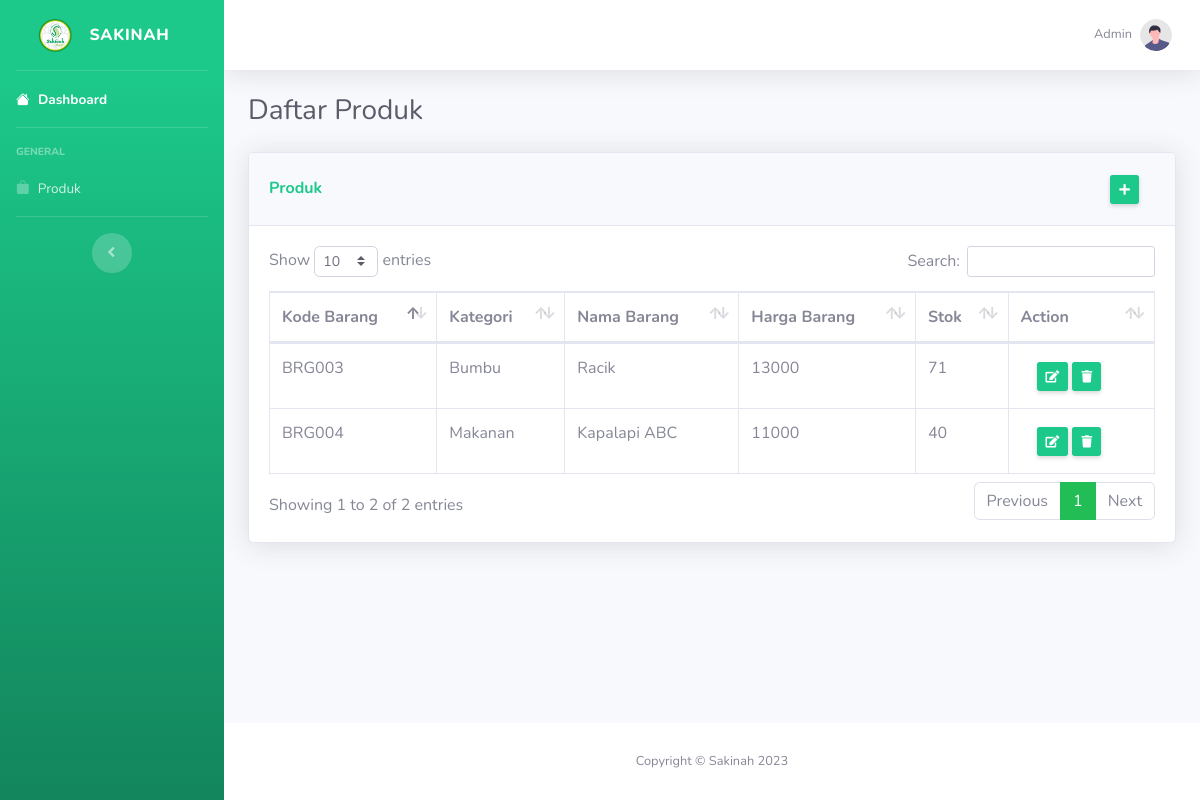
The page /produk.php (signed in) on the database its author committed.
### tables this page shows
CREATE TABLE `barang` (
  `ID_BARANG` varchar(10) NOT NULL,
  `ID_KATEGORI` varchar(10) NOT NULL,
  `NAMA_BARANG` varchar(100) NOT NULL,
  `HARGA` int(11) NOT NULL,
  `STOK` int(11) DEFAULT NULL
);

CREATE TABLE `kategori_barang` (
  `ID_KATEGORI` varchar(10) NOT NULL,
  `NAMA_KATEGORI` varchar(50) NOT NULL
);

### functions.php (called while the page is built, shortened)
<?php
$conn = mysqli_connect("localhost", "root", "", "sakinah");
function query($query)
{
    global $conn;
    $result = mysqli_query($conn, $query);
    $rows = [];
    while ($row = mysqli_fetch_array($result)) {
        $rows[] = $row;
    }
    return $rows;
}

### produk.php (the view, shortened to what this page needs)
<?php
require 'functions.php';
$produk = query("SELECT * FROM barang");
$userRole = $_SESSION['userRole'];
?>
<!DOCTYPE html>
<html lang="en">
<head>
    <link rel="stylesheet" href="https://cdn.jsdelivr.net/npm/bootstrap-icons@1.10.5/font/bootstrap-icons.css">
    <link href="vendor/fontawesome-free/css/all.min.css" rel="stylesheet" type="text/css">
    <link href="css/sb-admin-2.min.css" rel="stylesheet">
    <link href="vendor/datatables/dataTables.bootstrap4.min.css" rel="stylesheet">
</head>
<body id="page-top">
    <div id="wrapper">
        <ul class="navbar-nav bg-gradient-success sidebar sidebar-dark accordion" id="accordionSidebar">
            <a class="sidebar-brand d-flex align-items-center justify-content-center" href="index.php">
                <div class="sidebar-brand-icon">
                    <img id="logoimg" src="./img/sakinahlogo.png" width="35dp" alt="">
                </div>
                <div class="sidebar-brand-text mx-3">Sakinah
                </div>
            </a>
            <hr class="sidebar-divider my-0">
            <li class="nav-item active">
                <a class="nav-link" href="index.php">
                    <i class="bi bi-house-fill"></i>
                    <span>Dashboard</span></a>
            </li>
            <hr class="sidebar-divider">
            <div class="sidebar-heading">
                General
            </div>
            <li class="nav-item">
                <a class="nav-link collapsed" href="produk.php">
                    <i class="bi bi-bag-fill"></i>
                    <span>Produk</span>
                </a>
            </li>
            <hr class="sidebar-divider">
            <div class="text-center d-none d-md-inline">
                <button class="rounded-circle border-0" id="sidebarToggle"></button>
            </div>
        </ul>
        <div id="content-wrapper" class="d-flex flex-column">
            <div id="content">
                <nav class="navbar navbar-expand navbar-light bg-white topbar mb-4 static-top shadow">
                    <ul class="navbar-nav ml-auto">
                        <li class="nav-item dropdown no-arrow">
                            <a class="nav-link dropdown-toggle" href="#" id="userDropdown" role="button"
                                data-toggle="dropdown" aria-haspopup="true" aria-expanded="false">
                                <span class="mr-2 d-none d-lg-inline text-gray-600 small">
                                    <?php echo $userRole; ?>
                                </span>
                                <img class="img-profile rounded-circle" src="img/undraw_profile.svg">
                            </a>
                        </li>
                    </ul>
                </nav>
                <div class="container-fluid">
                    <div class="d-sm-flex align-items-center justify-content-between mb-4">
                        <h1 class="h3 mb-0 text-gray-800">Daftar Produk</h1>
                    </div>
                    <div class="card shadow mb-4">
                        <div class="card-header py-3 d-sm-flex align-items-center justify-content-between">
                            <h6 class="m-0 font-weight-bold text-success">Produk</h6>
                            <li id="linkTambahProduk" class="nav-link">
                                <a onclick="return cekAkses();" href="tambahproduk.php"
                                    class="d-none d-sm-inline btn btn-sm btn-success shadow-sm"><i
                                        class="fas fa-plus fa-sm text-white-100"></i></a>
                            </li>
                        </div>
                        <div class="card-body">
                            <div class="table-responsive">
                                <table class="table table-bordered" id="dataTable" width="100%" cellspacing="0">
                                    <thead>
                                        <tr>
                                            <th>Kode Barang</th>
                                            <th>Kategori</th>
                                            <th>Nama Barang</th>
                                            <th>Harga Barang</th>
                                            <th>Stok</th>
                                            <th>Action</th>
                                        </tr>
                                    </thead>
                                    <tbody>
                                        <?php foreach ($produk as $row): ?>
                                            <tr>
                                                <td>
                                                    <?= $row["ID_BARANG"]; ?>
                                                </td>
                                                <td>
                                                    <?php
                                                    $idKategori = $row["ID_KATEGORI"];
                                                    $queryKategori = "SELECT NAMA_KATEGORI FROM KATEGORI_BARANG WHERE ID_KATEGORI = '$idKategori'";
                                                    $resultKategori = mysqli_query($conn, $queryKategori);
                                                    $kategori = mysqli_fetch_assoc($resultKategori);
                                                    echo $kategori["NAMA_KATEGORI"];
                                                    ?>
                                                </td>
                                                <td>
                                                    <?= $row["NAMA_BARANG"]; ?>
                                                </td>
                                                <td>
                                                    <?= $row["HARGA"]; ?>
                                                </td>
                                                <td>
                                                    <?= $row["STOK"]; ?>
                                                </td>
                                                <td>
                                                    <li id="linkEditProduk" class="nav-link">
                                                        <a onclick="return cekAkses();"
                                                            href="updateproduk.php?id=<?= $row["ID_BARANG"]; ?>"
                                                            class="d-none d-sm-inline btn btn-sm btn-success shadow-sm"><i
                                                                class="fas fa-edit fa-sm text-white-100"></i></a>
                                                        <a onclick="return cekAkses();"
                                                            href="hapusproduk.php?id=<?= $row["ID_BARANG"]; ?>"
                                                            class="d-none d-sm-inline btn btn-sm btn-success shadow-sm"><i
                                                                class="fas fa-trash fa-sm text-white-100"></i></a>
                                                    </li>
                                                </td>
                                            </tr>
                                        <?php endforeach; ?>
                                    </tbody>
                                </table>
                            </div>
                        </div>
                    </div>
                </div>
            </div>
            <footer class="sticky-footer bg-white">
                <div class="container my-auto">
                    <div class="copyright text-center my-auto">
                        <span>Copyright &copy; Sakinah 2023</span>
                    </div>
                </div>
            </footer>
        </div>
    </div>
</body>
</html>

### rows shown on the page
barang: ID_BARANG "BRG003", ID_KATEGORI.NAMA_KATEGORI "Bumbu", NAMA_BARANG "Racik", HARGA "13000", STOK "71"
barang: ID_BARANG "BRG004", ID_KATEGORI.NAMA_KATEGORI "Makanan", NAMA_BARANG "Kapalapi ABC", HARGA "11000", STOK "40"

### other values the page prints
$userRole "Admin"
